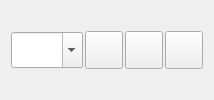
          <widget class="QWidget" name="pageRechercheDansArticle">
           <attribute name="title">
            <string>Recherche &amp;dans l'article</string>
           </attribute>
           <layout class="QHBoxLayout" name="horizontalLayout_2">
            <property name="spacing">
             <number>2</number>
            </property>
            <item>
             <widget class="QComboBox" name="zoneTexteRechercheDansArticle">
              <property name="sizePolicy">
               <sizepolicy hsizetype="Expanding" vsizetype="Fixed">
                <horstretch>0</horstretch>
                <verstretch>0</verstretch>
               </sizepolicy>
              </property>
              <property name="maximumSize">
               <size>
                <width>16777215</width>
                <height>36</height>
               </size>
              </property>
              <property name="editable">
               <bool>true</bool>
              </property>
             </widget>
            </item>
            <item>
             <widget class="QToolButton" name="boutonOccurrenceSuivante">
              <property name="sizePolicy">
               <sizepolicy hsizetype="Fixed" vsizetype="Fixed">
                <horstretch>0</horstretch>
                <verstretch>0</verstretch>
               </sizepolicy>
              </property>
              <property name="minimumSize">
               <size>
                <width>38</width>
                <height>38</height>
               </size>
              </property>
              <property name="maximumSize">
               <size>
                <width>38</width>
                <height>38</height>
               </size>
              </property>
              <property name="iconSize">
               <size>
                <width>32</width>
                <height>32</height>
               </size>
              </property>
             </widget>
            </item>
            <item>
             <widget class="QToolButton" name="boutonOccurrencePrecedente">
              <property name="sizePolicy">
               <sizepolicy hsizetype="Fixed" vsizetype="Fixed">
                <horstretch>0</horstretch>
                <verstretch>0</verstretch>
               </sizepolicy>
              </property>
              <property name="minimumSize">
               <size>
                <width>38</width>
                <height>38</height>
               </size>
              </property>
              <property name="maximumSize">
               <size>
                <width>38</width>
                <height>38</height>
               </size>
              </property>
              <property name="iconSize">
               <size>
                <width>32</width>
                <height>32</height>
               </size>
              </property>
             </widget>
            </item>
            <item>
             <widget class="QToolButton" name="boutonModeRecherche">
              <property name="minimumSize">
               <size>
                <width>38</width>
                <height>38</height>
               </size>
              </property>
              <property name="maximumSize">
               <size>
                <width>38</width>
                <height>38</height>
               </size>
              </property>
              <property name="icon">
               <iconset resource="ressources.qrc">
                <normaloff>:/icones/U.B.K. Eternal Sledge Hammer.png</normaloff>:/icones/U.B.K. Eternal Sledge Hammer.png</iconset>
              </property>
              <property name="iconSize">
               <size>
                <width>32</width>
                <height>32</height>
               </size>
              </property>
              <property name="popupMode">
               <enum>QToolButton::InstantPopup</enum>
              </property>
             </widget>
            </item>
           </layout>
          </widget>
